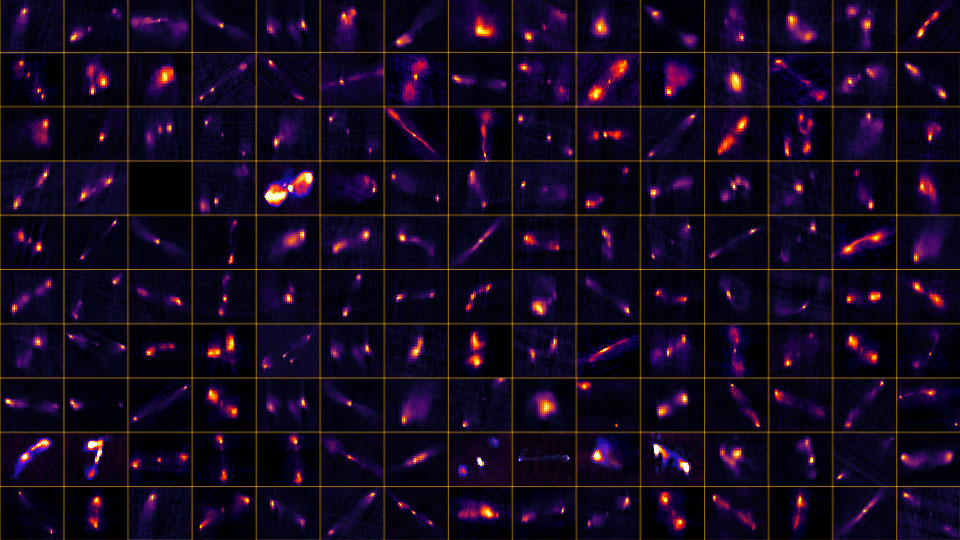
#> input picture nrao-jets/data/radio-jets-samples.jpg, 960 x 540 px
$ python preprocess.py
#> lines starting #> are read from the running program, lines starting #| are printed output that depends on the picture
import logging
from pathlib import Path

import numpy as np
from astropy.io import fits
from astropy.visualization import AsinhStretch
from matplotlib.image import imread
from scipy.interpolate import interp2d
from scipy.stats import linregress
from skimage.color import rgb2gray
from skimage.feature import blob_dog
from skimage.transform import AffineTransform, resize, rotate, warp
from skimage.util import view_as_blocks

logging.basicConfig(level=logging.INFO)
log = logging.getLogger(__name__)


def get_jet_images(filename="data/radio-jets-samples.jpg", size=(54, 64)):
    """Reading the jets, jets jets image and split into smaller images

    Parameters
    ----------
    filename : str
        Filename

    Returns
    -------
    images : `~numpy.ndarray`
        Images
    """
#> called with filename = 'data/radio-jets-samples.jpg', size = (54, 64)
    log.info(f"Reading {filename}")
    image = imread(filename)
#> image is the input picture: shape (540, 960, 3); mean R, G, B 21.8, 9.7, 31.8
    image = rgb2gray(image)
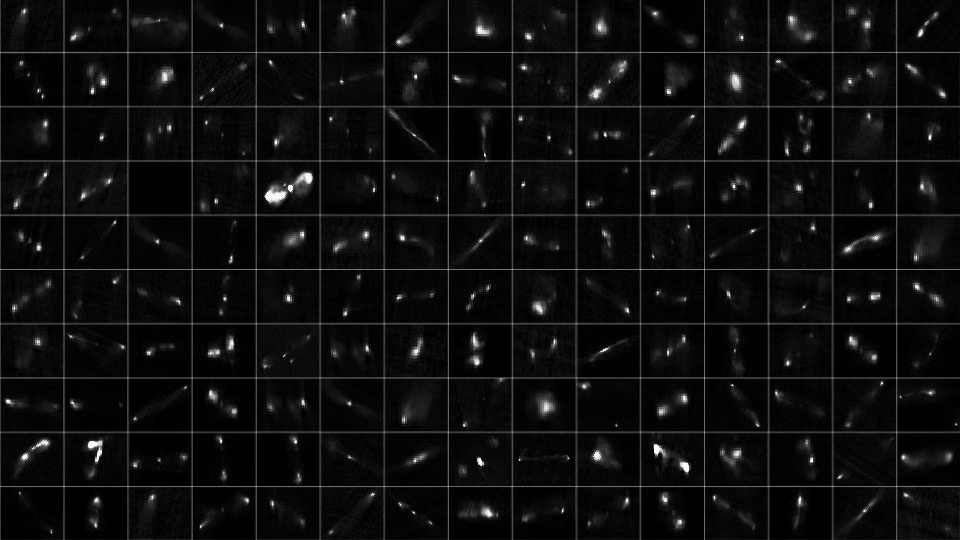
#> image: shape (540, 960) float64; min 0, max 1, mean 0.0544

    blocks = view_as_blocks(image, block_shape=size)
    blocks = blocks.reshape((-1,) + size)
    images = blocks[:, slice(2, 50), slice(2, 63)]
    return images


def shift_image(image, vector):
    """Shift image

    Parameters
    ----------
    image : `~numpy.ndarray`
        Image
    vector : tuple
        Shift vector

    Returns
    -------
    shifted : `~numpy.ndarray`
        Shifted image
    """
    transform = AffineTransform(translation=vector)
    shifted = warp(
        image,
        transform,
        mode="wrap",
        preserve_range=True,
    )
    return shifted


def align_main_axis(image, output_shape=(78, 78), threshold=0.05):
    """Align main axis

    Parameters
    ----------
    image : `~numpy.ndarray`
        Image
    output_shape : tuple
        Output shape
    threshold : float
        Threshold for blob detection

    Returns
    -------
    image : `~numpy.ndarray`
        Image
    """
    blobs = blob_dog(image=image, max_sigma=5, threshold=threshold)

    if len(blobs) < 2:
        return None

    y_blob, x_blob = blobs.T[0], blobs.T[1]

    vector = np.mean(y_blob) - image.shape[0] / 2, np.mean(x_blob) - image.shape[1] / 2
    image = shift_image(image, vector[::-1])

    result = linregress(x_blob, y_blob)
    theta = np.rad2deg(np.arctan2(result.slope, 1))
    image = rotate(image, angle=theta, resize=True)

    ny, nx = image.shape
    x = np.arange(nx) - (nx - 1) / 2  # np.arange(image.shape[1]) - np.mean(y_blob)
    y = np.arange(ny) - (ny - 1) / 2  # np.arange(image.shape[0]) - np.mean(x_blob)
    interp = interp2d(x=x, y=y, z=image)

    ny, nx = output_shape
    x_new = np.arange(nx) - (nx - 1) / 2
    y_new = np.arange(ny) - (ny - 1) / 2
    image = resize(interp(y=y_new, x=x_new), output_shape=(128, 128))
    return image[slice(32, 92), :]


def renormalize_image(image, stretch=AsinhStretch(a=0.2), threshold=0.12):
    """Renormalize image"""
    normed = stretch(image)
    normed[normed < threshold] = 0
    return normed


def align_images(images, output_shape=(88, 88)):
    """Align images"""
#> called with images = array of shape (150, 48, 61), output_shape = (88, 88)
    images_aligned = []

    for image in images:
        aligned = align_main_axis(image, output_shape=output_shape)

        if aligned is not None:
            normed = renormalize_image(aligned)
            images_aligned.append(normed)
#> this loop made 2 passes
#> blobs in align_main_axis on pass 1: [[9, 22, 1]]
#> (blobs in align_main_axis, y_blob in align_main_axis, x_blob in align_main_axis, vector in align_main_axis, result in align_main_axis, theta in align_main_axis) on pass 2: ([[35, 7, 1.6], [9, 48, 1.6], [26, 23, 1]], [35, 9, 26], [7, 48, 23], (-0.667, -4.5), (-0.638, 39.93, -0.999, 0.0317, 0.0318), -32.54)
#> pass 2, in shift_image, `shifted = warp( image, transform, mode="wrap", preserve_range=True, )`:
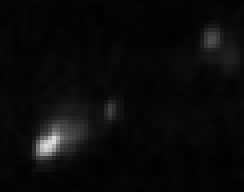
#> shifted: shape (48, 61) float64 (shown 4 times larger); min 0.00236, max 0.855, mean 0.0413
#> pass 2, in align_main_axis (call 2), `image = rotate(image, angle=theta, resize=True)`:
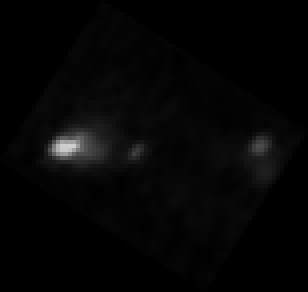
#> image: shape (73, 77) float64 (shown 4 times larger); min 0, max 0.818, mean 0.0215
#> after the loop, images_aligned = []

    return images_aligned


def save_images(images):
    """Save images"""
    path = Path("images")
    path.mkdir(exist_ok=True)

    for idx, image in enumerate(images):
        filename = path / f"image-nrao-jet-{idx:03d}.fits.gz"
        log.info(f"Writing {filename}")
        fits.writeto(filename, data=image, overwrite=True)


def pre_process_images():
    """Pre-process images"""
    images = get_jet_images()
    images_aligned = align_images(images)
    save_images(images_aligned)


if __name__ == "__main__":
#> (the run stopped early here; a loop or call above may not have finished)
